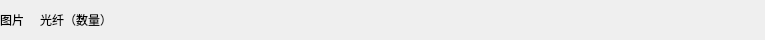
<?xml version="1.0" encoding="UTF-8"?>
<ui version="4.0">
 <class>OpticalTitle</class>
 <widget class="QWidget" name="OpticalTitle">
  <property name="geometry">
   <rect>
    <x>0</x>
    <y>0</y>
    <width>765</width>
    <height>40</height>
   </rect>
  </property>
  <property name="windowTitle">
   <string>Form</string>
  </property>
  <widget class="QLabel" name="image">
   <property name="geometry">
    <rect>
     <x>0</x>
     <y>0</y>
     <width>54</width>
     <height>40</height>
    </rect>
   </property>
   <property name="text">
    <string>图片</string>
   </property>
  </widget>
  <widget class="QLabel" name="optical">
   <property name="geometry">
    <rect>
     <x>40</x>
     <y>0</y>
     <width>81</width>
     <height>40</height>
    </rect>
   </property>
   <property name="text">
    <string>光纤（数量）</string>
   </property>
  </widget>
 </widget>
 <resources/>
 <connections/>
</ui>
